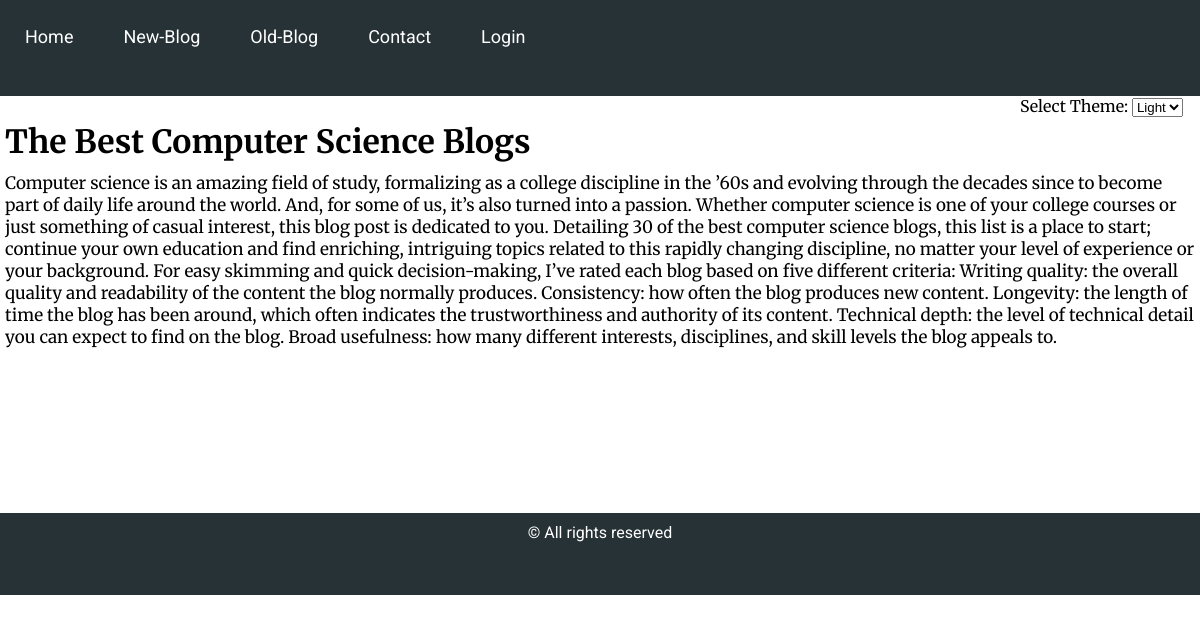
Screenshot of /blogdetails/12 with the database file from the repository.
### myapp/models.py (models this page shows, shortened)
class BlogPost(models.Model):
    title = models.CharField(max_length=200)
    content = models.TextField(max_length=1000)

### myapp/views.py (the view)
# urls.py: path("blogdetails/<blogid>",views.blogdetails,name='blogdetails'),
def blogdetails(request,blogid):
    blog =BlogPost.objects.get(id=blogid)
    data={
        'blog':blog,
    }
    return render(request,'blogdetails.html',data)

### templates/blogdetails.html (shortened to what this page needs)
{% extends "base.html" %}
{% block body %}
<!DOCTYPE html>
<html lang="en">
<head>
</head>
<body>
    <div class="container">
        <label for="">Select Theme:</label>
        <select name="sel" id="">
            <option value="Light">Light</option>
        </select>
    </div>
    <h1>{{blog.title}}</h1>
    <p>{{blog.content}}</p>
</body>
</html>
{% endblock body %}

### templates/base.html (style rules this page uses)
:root { --main-bg-color: #273237; }
* { margin: 0; padding: 0; }

### templates/blogdetails.html (style rules this page uses)
body { font-family: 'Merriweather', serif; }
.container { margin-left: 85%; }
p { padding: 5px; font-size: 17px; }
h1 { padding: 5px; }

### rows the page displays
BlogPost: title "The Best Computer Science Blogs", content "Computer science is an amazing field of study, formalizing as a college discipline in the ’60s and evolving through the decades since to become part of daily life around the world. And, for some of us, it’s also turned into a passion. Whether computer science is one of your college courses or just something of casual interest, this blog post is dedicated to you. Detailing 30 of the best computer science blogs, this list is a place to start; continue your own education and find enriching, intriguing topics related to this rapidly changing discipline, no matter your level of experience or your background. For easy skimming and quick decision-making, I’ve rated each blog based on five…"
